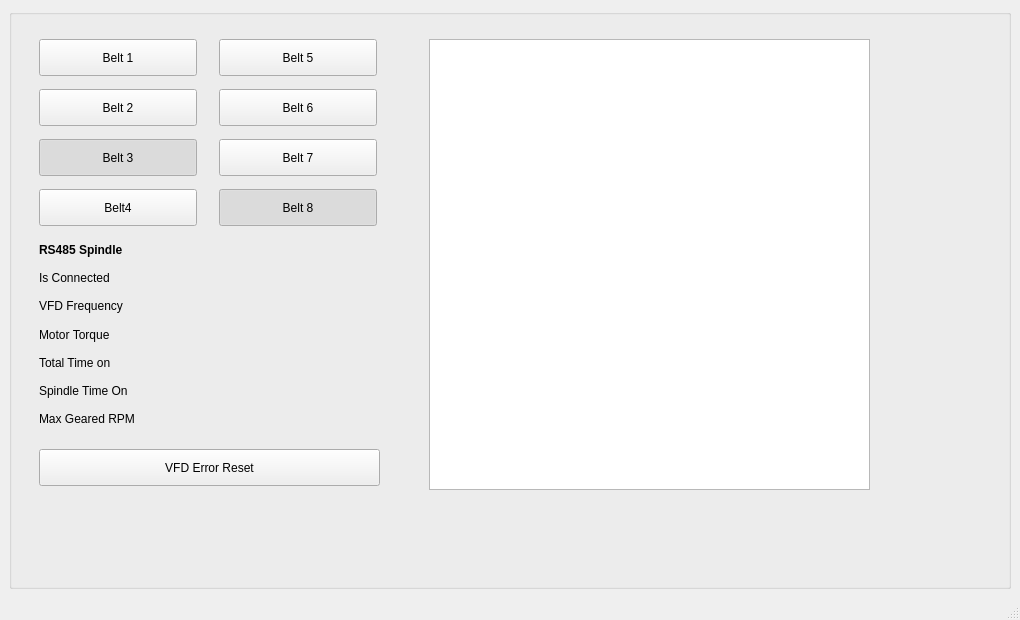
<?xml version="1.0" encoding="UTF-8"?>
<ui version="4.0">
 <class>MainWindow</class>
 <widget class="QMainWindow" name="MainWindow">
  <property name="geometry">
   <rect>
    <x>0</x>
    <y>0</y>
    <width>1020</width>
    <height>620</height>
   </rect>
  </property>
  <property name="windowTitle">
   <string>MainWindow</string>
  </property>
  <widget class="QWidget" name="centralwidget">
   <layout class="QGridLayout" name="gridLayout">
    <item row="0" column="1">
     <widget class="QGroupBox" name="groupBox">
      <property name="title">
       <string/>
      </property>
      <property name="alignment">
       <set>Qt::AlignCenter</set>
      </property>
      <property name="checkable">
       <bool>false</bool>
      </property>
      <widget class="PushButton" name="pushbutton">
       <property name="geometry">
        <rect>
         <x>30</x>
         <y>440</y>
         <width>341</width>
         <height>37</height>
        </rect>
       </property>
       <property name="text">
        <string>VFD Error Reset</string>
       </property>
       <property name="pin_name" stdset="0">
        <string>vfd-reset</string>
       </property>
      </widget>
      <widget class="QWidget" name="gridLayoutWidget_2">
       <property name="geometry">
        <rect>
         <x>30</x>
         <y>230</y>
         <width>341</width>
         <height>191</height>
        </rect>
       </property>
       <layout class="QGridLayout" name="gridLayout_6">
        <item row="4" column="2">
         <widget class="QLabel" name="label_4">
          <property name="text">
           <string>Total Time on</string>
          </property>
         </widget>
        </item>
        <item row="1" column="4">
         <widget class="LED" name="led">
          <property name="layoutDirection">
           <enum>Qt::RightToLeft</enum>
          </property>
          <property name="pin_name" stdset="0">
           <string>RS485-connected</string>
          </property>
          <property name="diameter">
           <number>30</number>
          </property>
          <property name="color">
           <color>
            <red>0</red>
            <green>255</green>
            <blue>0</blue>
           </color>
          </property>
          <property name="currentstate" stdset="0">
           <bool>false</bool>
          </property>
         </widget>
        </item>
        <item row="2" column="4">
         <widget class="HALLabel" name="vfdfrequency_2">
          <property name="lineWidth">
           <number>-11</number>
          </property>
          <property name="alignment">
           <set>Qt::AlignRight|Qt::AlignTrailing|Qt::AlignVCenter</set>
          </property>
          <property name="pin_name" stdset="0">
           <string>vfdfrequency</string>
          </property>
          <property name="s32_pin_type" stdset="0">
           <bool>false</bool>
          </property>
          <property name="float_pin_type" stdset="0">
           <bool>true</bool>
          </property>
          <property name="use_multi_label" stdset="0">
           <bool>false</bool>
          </property>
          <property name="textTemplate" stdset="0">
           <string>%0.2f</string>
          </property>
         </widget>
        </item>
        <item row="5" column="2">
         <widget class="QLabel" name="label_5">
          <property name="text">
           <string>Spindle Time On</string>
          </property>
         </widget>
        </item>
        <item row="0" column="3">
         <spacer name="verticalSpacer">
          <property name="orientation">
           <enum>Qt::Vertical</enum>
          </property>
          <property name="sizeHint" stdset="0">
           <size>
            <width>20</width>
            <height>40</height>
           </size>
          </property>
         </spacer>
        </item>
        <item row="3" column="3">
         <spacer name="verticalSpacer_3">
          <property name="orientation">
           <enum>Qt::Vertical</enum>
          </property>
          <property name="sizeHint" stdset="0">
           <size>
            <width>20</width>
            <height>40</height>
           </size>
          </property>
         </spacer>
        </item>
        <item row="3" column="2">
         <widget class="QLabel" name="label_3">
          <property name="text">
           <string>Motor Torque</string>
          </property>
         </widget>
        </item>
        <item row="0" column="2">
         <widget class="QLabel" name="label_6">
          <property name="font">
           <font>
            <weight>75</weight>
            <bold>true</bold>
           </font>
          </property>
          <property name="text">
           <string>RS485 Spindle</string>
          </property>
         </widget>
        </item>
        <item row="4" column="3">
         <spacer name="verticalSpacer_4">
          <property name="orientation">
           <enum>Qt::Vertical</enum>
          </property>
          <property name="sizeHint" stdset="0">
           <size>
            <width>20</width>
            <height>40</height>
           </size>
          </property>
         </spacer>
        </item>
        <item row="3" column="4">
         <widget class="HALLabel" name="motortorque_2">
          <property name="alignment">
           <set>Qt::AlignRight|Qt::AlignTrailing|Qt::AlignVCenter</set>
          </property>
          <property name="pin_name" stdset="0">
           <string>motortorque</string>
          </property>
          <property name="float_pin_type" stdset="0">
           <bool>true</bool>
          </property>
          <property name="use_multi_label" stdset="0">
           <bool>false</bool>
          </property>
          <property name="textTemplate" stdset="0">
           <string>%0.2f</string>
          </property>
         </widget>
        </item>
        <item row="1" column="2">
         <widget class="QLabel" name="label">
          <property name="text">
           <string>Is Connected</string>
          </property>
         </widget>
        </item>
        <item row="4" column="4">
         <widget class="HALLabel" name="timeon_2">
          <property name="alignment">
           <set>Qt::AlignRight|Qt::AlignTrailing|Qt::AlignVCenter</set>
          </property>
          <property name="pin_name" stdset="0">
           <string>timeon</string>
          </property>
          <property name="float_pin_type" stdset="0">
           <bool>true</bool>
          </property>
          <property name="textTemplate" stdset="0">
           <string>%0.2f</string>
          </property>
         </widget>
        </item>
        <item row="5" column="4">
         <widget class="HALLabel" name="spindleontime_2">
          <property name="alignment">
           <set>Qt::AlignRight|Qt::AlignTrailing|Qt::AlignVCenter</set>
          </property>
          <property name="pin_name" stdset="0">
           <string>spindleontime</string>
          </property>
          <property name="float_pin_type" stdset="0">
           <bool>true</bool>
          </property>
          <property name="textTemplate" stdset="0">
           <string>%0.2f</string>
          </property>
         </widget>
        </item>
        <item row="2" column="2">
         <widget class="QLabel" name="label_2">
          <property name="text">
           <string>VFD Frequency</string>
          </property>
         </widget>
        </item>
        <item row="5" column="3">
         <spacer name="verticalSpacer_5">
          <property name="orientation">
           <enum>Qt::Vertical</enum>
          </property>
          <property name="sizeHint" stdset="0">
           <size>
            <width>20</width>
            <height>40</height>
           </size>
          </property>
         </spacer>
        </item>
        <item row="1" column="3">
         <spacer name="verticalSpacer_16">
          <property name="orientation">
           <enum>Qt::Vertical</enum>
          </property>
          <property name="sizeHint" stdset="0">
           <size>
            <width>20</width>
            <height>40</height>
           </size>
          </property>
         </spacer>
        </item>
        <item row="2" column="3">
         <spacer name="verticalSpacer_2">
          <property name="orientation">
           <enum>Qt::Vertical</enum>
          </property>
          <property name="sizeHint" stdset="0">
           <size>
            <width>20</width>
            <height>40</height>
           </size>
          </property>
         </spacer>
        </item>
        <item row="6" column="4">
         <widget class="HALLabel" name="hallabel">
          <property name="alignment">
           <set>Qt::AlignRight|Qt::AlignTrailing|Qt::AlignVCenter</set>
          </property>
          <property name="pin_name" stdset="0">
           <string>this-max-rpm</string>
          </property>
          <property name="s32_pin_type" stdset="0">
           <bool>false</bool>
          </property>
          <property name="float_pin_type" stdset="0">
           <bool>true</bool>
          </property>
          <property name="textTemplate" stdset="0">
           <string>%4.0f</string>
          </property>
         </widget>
        </item>
        <item row="6" column="3">
         <spacer name="verticalSpacer_6">
          <property name="orientation">
           <enum>Qt::Vertical</enum>
          </property>
          <property name="sizeHint" stdset="0">
           <size>
            <width>20</width>
            <height>40</height>
           </size>
          </property>
         </spacer>
        </item>
        <item row="6" column="2">
         <widget class="QLabel" name="label_7">
          <property name="text">
           <string>Max Geared RPM</string>
          </property>
         </widget>
        </item>
       </layout>
      </widget>
      <widget class="PushButton" name="belt_1">
       <property name="geometry">
        <rect>
         <x>30</x>
         <y>30</y>
         <width>158</width>
         <height>37</height>
        </rect>
       </property>
       <property name="baseSize">
        <size>
         <width>0</width>
         <height>100</height>
        </size>
       </property>
       <property name="text">
        <string>Belt 1</string>
       </property>
       <property name="checkable">
        <bool>true</bool>
       </property>
       <property name="pin_name" stdset="0">
        <string>belt-1</string>
       </property>
       <property name="indicator_option" stdset="0">
        <bool>true</bool>
       </property>
       <property name="indicator_status_option" stdset="0">
        <bool>true</bool>
       </property>
       <property name="python_command_option" stdset="0">
        <bool>true</bool>
       </property>
       <property name="indicator_size" stdset="0">
        <double>0.600000000000000</double>
       </property>
       <property name="true_python_cmd_string" stdset="0">
        <string>INSTANCE.frontBeltSelected(1)</string>
       </property>
       <attribute name="buttonGroup">
        <string notr="true">buttonGroupFront</string>
       </attribute>
      </widget>
      <widget class="PushButton" name="belt_2">
       <property name="geometry">
        <rect>
         <x>30</x>
         <y>80</y>
         <width>158</width>
         <height>37</height>
        </rect>
       </property>
       <property name="text">
        <string>Belt 2</string>
       </property>
       <property name="checkable">
        <bool>true</bool>
       </property>
       <property name="pin_name" stdset="0">
        <string>belt-2</string>
       </property>
       <property name="indicator_option" stdset="0">
        <bool>true</bool>
       </property>
       <property name="indicator_HAL_pin_option" stdset="0">
        <bool>false</bool>
       </property>
       <property name="indicator_status_option" stdset="0">
        <bool>true</bool>
       </property>
       <property name="python_command_option" stdset="0">
        <bool>true</bool>
       </property>
       <property name="indicator_size" stdset="0">
        <double>0.600000000000000</double>
       </property>
       <property name="true_python_cmd_string" stdset="0">
        <string>INSTANCE.frontBeltSelected(2)</string>
       </property>
       <attribute name="buttonGroup">
        <string notr="true">buttonGroupFront</string>
       </attribute>
      </widget>
      <widget class="PushButton" name="belt_3">
       <property name="geometry">
        <rect>
         <x>30</x>
         <y>130</y>
         <width>158</width>
         <height>37</height>
        </rect>
       </property>
       <property name="text">
        <string>Belt 3</string>
       </property>
       <property name="checkable">
        <bool>true</bool>
       </property>
       <property name="checked">
        <bool>true</bool>
       </property>
       <property name="pin_name" stdset="0">
        <string>belt-3</string>
       </property>
       <property name="indicator_option" stdset="0">
        <bool>true</bool>
       </property>
       <property name="indicator_HAL_pin_option" stdset="0">
        <bool>false</bool>
       </property>
       <property name="indicator_status_option" stdset="0">
        <bool>false</bool>
       </property>
       <property name="python_command_option" stdset="0">
        <bool>true</bool>
       </property>
       <property name="indicator_size" stdset="0">
        <double>0.600000000000000</double>
       </property>
       <property name="true_python_cmd_string" stdset="0">
        <string>INSTANCE.frontBeltSelected(3)</string>
       </property>
       <attribute name="buttonGroup">
        <string notr="true">buttonGroupFront</string>
       </attribute>
      </widget>
      <widget class="PushButton" name="belt_4">
       <property name="geometry">
        <rect>
         <x>30</x>
         <y>180</y>
         <width>158</width>
         <height>37</height>
        </rect>
       </property>
       <property name="text">
        <string>Belt4</string>
       </property>
       <property name="checkable">
        <bool>true</bool>
       </property>
       <property name="pin_name" stdset="0">
        <string>belt-4</string>
       </property>
       <property name="indicator_option" stdset="0">
        <bool>true</bool>
       </property>
       <property name="indicator_status_option" stdset="0">
        <bool>true</bool>
       </property>
       <property name="python_command_option" stdset="0">
        <bool>true</bool>
       </property>
       <property name="indicator_size" stdset="0">
        <double>0.600000000000000</double>
       </property>
       <property name="true_python_cmd_string" stdset="0">
        <string>INSTANCE.frontBeltSelected(4)</string>
       </property>
       <attribute name="buttonGroup">
        <string notr="true">buttonGroupFront</string>
       </attribute>
      </widget>
      <widget class="PushButton" name="belt_5">
       <property name="geometry">
        <rect>
         <x>210</x>
         <y>30</y>
         <width>158</width>
         <height>37</height>
        </rect>
       </property>
       <property name="text">
        <string>Belt 5</string>
       </property>
       <property name="checkable">
        <bool>true</bool>
       </property>
       <property name="pin_name" stdset="0">
        <string>belt-5</string>
       </property>
       <property name="indicator_option" stdset="0">
        <bool>true</bool>
       </property>
       <property name="indicator_status_option" stdset="0">
        <bool>true</bool>
       </property>
       <property name="python_command_option" stdset="0">
        <bool>true</bool>
       </property>
       <property name="indicator_size" stdset="0">
        <double>0.600000000000000</double>
       </property>
       <property name="true_python_cmd_string" stdset="0">
        <string>INSTANCE.backBeltSelected(5)</string>
       </property>
       <attribute name="buttonGroup">
        <string notr="true">buttonGroupBack</string>
       </attribute>
      </widget>
      <widget class="PushButton" name="belt_6">
       <property name="geometry">
        <rect>
         <x>210</x>
         <y>80</y>
         <width>158</width>
         <height>37</height>
        </rect>
       </property>
       <property name="text">
        <string>Belt 6</string>
       </property>
       <property name="checkable">
        <bool>true</bool>
       </property>
       <property name="pin_name" stdset="0">
        <string>belt-6</string>
       </property>
       <property name="indicator_option" stdset="0">
        <bool>true</bool>
       </property>
       <property name="indicator_status_option" stdset="0">
        <bool>true</bool>
       </property>
       <property name="python_command_option" stdset="0">
        <bool>true</bool>
       </property>
       <property name="indicator_size" stdset="0">
        <double>0.600000000000000</double>
       </property>
       <property name="true_python_cmd_string" stdset="0">
        <string>INSTANCE.backBeltSelected(6)</string>
       </property>
       <attribute name="buttonGroup">
        <string notr="true">buttonGroupBack</string>
       </attribute>
      </widget>
      <widget class="PushButton" name="belt_7">
       <property name="geometry">
        <rect>
         <x>210</x>
         <y>130</y>
         <width>158</width>
         <height>37</height>
        </rect>
       </property>
       <property name="text">
        <string>Belt 7</string>
       </property>
       <property name="checkable">
        <bool>true</bool>
       </property>
       <property name="pin_name" stdset="0">
        <string>belt-7</string>
       </property>
       <property name="indicator_option" stdset="0">
        <bool>true</bool>
       </property>
       <property name="indicator_status_option" stdset="0">
        <bool>true</bool>
       </property>
       <property name="python_command_option" stdset="0">
        <bool>true</bool>
       </property>
       <property name="indicator_size" stdset="0">
        <double>0.600000000000000</double>
       </property>
       <property name="true_python_cmd_string" stdset="0">
        <string>INSTANCE.backBeltSelected(7)</string>
       </property>
       <attribute name="buttonGroup">
        <string notr="true">buttonGroupBack</string>
       </attribute>
      </widget>
      <widget class="PushButton" name="belt_8">
       <property name="geometry">
        <rect>
         <x>210</x>
         <y>180</y>
         <width>158</width>
         <height>37</height>
        </rect>
       </property>
       <property name="text">
        <string>Belt 8</string>
       </property>
       <property name="checkable">
        <bool>true</bool>
       </property>
       <property name="checked">
        <bool>true</bool>
       </property>
       <property name="pin_name" stdset="0">
        <string>belt-8</string>
       </property>
       <property name="indicator_option" stdset="0">
        <bool>true</bool>
       </property>
       <property name="indicator_status_option" stdset="0">
        <bool>true</bool>
       </property>
       <property name="python_command_option" stdset="0">
        <bool>true</bool>
       </property>
       <property name="indicator_size" stdset="0">
        <double>0.600000000000000</double>
       </property>
       <property name="true_python_cmd_string" stdset="0">
        <string>INSTANCE.backBeltSelected(8)</string>
       </property>
       <attribute name="buttonGroup">
        <string notr="true">buttonGroupBack</string>
       </attribute>
      </widget>
      <widget class="ScreenOptions" name="screen_options">
       <property name="geometry">
        <rect>
         <x>380</x>
         <y>500</y>
         <width>16</width>
         <height>16</height>
        </rect>
       </property>
      </widget>
      <widget class="MachineLog" name="machinelog">
       <property name="geometry">
        <rect>
         <x>420</x>
         <y>30</y>
         <width>441</width>
         <height>451</height>
        </rect>
       </property>
      </widget>
      <widget class="HALLabel" name="mach_log">
       <property name="geometry">
        <rect>
         <x>500</x>
         <y>430</y>
         <width>8</width>
         <height>19</height>
        </rect>
       </property>
       <property name="pin_name" stdset="0">
        <string>log</string>
       </property>
       <property name="bit_pin_type" stdset="0">
        <bool>false</bool>
       </property>
      </widget>
     </widget>
    </item>
   </layout>
  </widget>
  <widget class="QMenuBar" name="menubar">
   <property name="geometry">
    <rect>
     <x>0</x>
     <y>0</y>
     <width>1020</width>
     <height>24</height>
    </rect>
   </property>
  </widget>
  <widget class="QStatusBar" name="statusbar"/>
 </widget>
 <customwidgets>
  <customwidget>
   <class>IndicatedPushButton</class>
   <extends>QPushButton</extends>
   <header>qtvcp.widgets.simple_widgets</header>
  </customwidget>
  <customwidget>
   <class>PushButton</class>
   <extends>IndicatedPushButton</extends>
   <header>qtvcp.widgets.simple_widgets</header>
  </customwidget>
  <customwidget>
   <class>MachineLog</class>
   <extends>QTextEdit</extends>
   <header>qtvcp.widgets.machine_log</header>
  </customwidget>
  <customwidget>
   <class>LED</class>
   <extends>QWidget</extends>
   <header>qtvcp.widgets.led_widget</header>
  </customwidget>
  <customwidget>
   <class>HALLabel</class>
   <extends>QLabel</extends>
   <header>qtvcp.widgets.hal_label</header>
  </customwidget>
  <customwidget>
   <class>ScreenOptions</class>
   <extends>QWidget</extends>
   <header>qtvcp.widgets.screen_options</header>
   <container>1</container>
  </customwidget>
 </customwidgets>
 <resources/>
 <connections/>
 <buttongroups>
  <buttongroup name="buttonGroupFront"/>
  <buttongroup name="buttonGroupBack"/>
 </buttongroups>
</ui>
